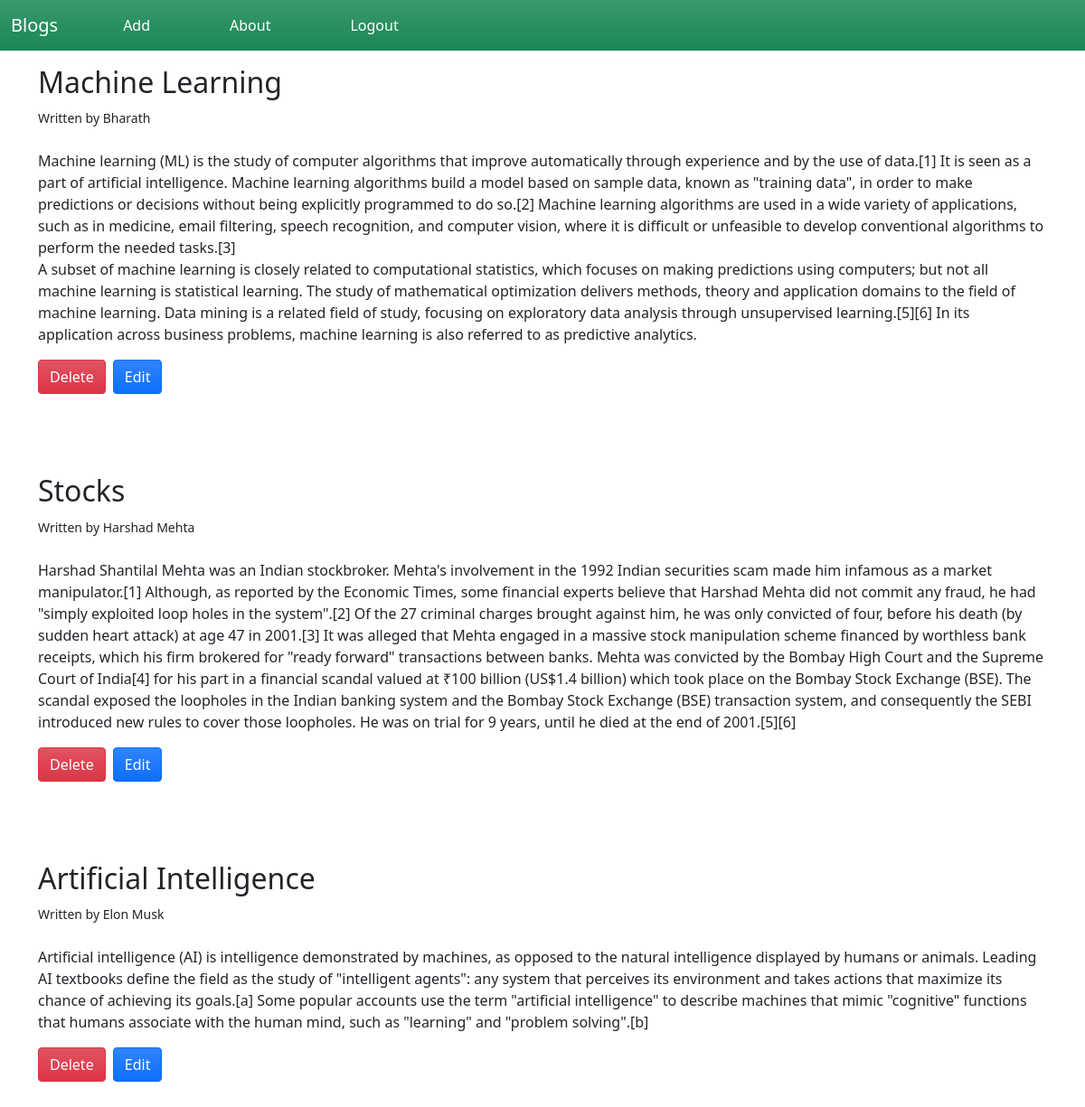
Screenshot of /home (signed in) with the database file from the repository.
### python file/main.py (models this page shows, shortened)
class BlogPost(db.Model):
    id = db.Column(db.Integer, primary_key=True)
    title = db.Column(db.String(30), nullable=False)
    author = db.Column(db.String(25), nullable=False, default="N.A")
    content = db.Column(db.String(200), nullable=False)

### python file/main.py (the view)
@app.route('/home', methods=['POST', 'GET'])
@login_required
def home():
    all_posts = BlogPost.query.all()
    return render_template('home.html', posts=all_posts)

### python file/main.py (called while the page is built)
@login_manager.user_loader
def load_user(user_id):
    return User.query.get(int(user_id))

### templates/home.html (shortened to what this page needs)
{% extends 'base.html' %}
{% block body %}
<nav class="navbar navbar-expand-lg navbar-dark bg-success bg-gradient">
    <div class="container-fluid">
      <a class="navbar-brand active " href={{ url_for('home') }}>Blogs</a>
      <div class="collapse navbar-collapse" id="navbarNavAltMarkup">
        <div class="navbar-nav">
          <a class="nav-link active mx-5" aria-current="page" href="/add">Add</a>
          <a class="nav-link active mx-4" href={{ url_for('about') }}>About</a>
          <a href={{ url_for('logout') }} class="nav-link active topnav-right mx-5">Logout</a>
        </div>
    </div>
  </nav>
{% for post in posts %}
<div class="container my-3">
  <h2>{{ post.title }}</h2>
  {% if post.author %}
    <small>Written by {{ post.author }}</small><br>
  {% else %}
    <small>Unknown</small>
  {% endif %}
  <br>
  <p style="white-space:pre-wrap">{{ post.content }}</p>
  <a href="/home/delete/{{post.id}}" class="btn btn-danger bg-gradient">Delete</a>
  <a href="/home/edit/{{post.id}}" class="btn btn-primary bg-gradient mx-1">Edit</a>
  <br>
  <br>
  <br>
  <br>
</div>
{% endfor %}
{% endblock body %}

### templates/base.html (shortened to what this page needs)
<!DOCTYPE html>
<html lang="en">
  <head>
    <link
      href="https://cdn.jsdelivr.net/npm/bootstrap@5.0.2/dist/css/bootstrap.min.css"
      rel="stylesheet"
    />
  </head>
  <body>
    {% block body %} {% endblock body %}
  </body>
</html>

### rows the page displays
BlogPost: title "Machine Learning", author "Bharath", content "Machine learning (ML) is the study of computer algorithms that improve automatically through experience and by the use of data.[1] It is seen as a part of artificial intelligence. Machine learning algorithms build a model based on sample data, known as \"training data\", in order to make predictions or decisions without being explicitly programmed to do so.[2] Machine learning algorithms are used in a wide variety of applications, such as in medicine, email filtering, speech recognition, and computer vision, where it is difficult or unfeasible to develop conventional algorithms to perform the needed tasks.[3] A subset of machine learning is closely related to computational statistics, which…"
BlogPost: title "Stocks", author "Harshad Mehta", content "Harshad Shantilal Mehta was an Indian stockbroker. Mehta's involvement in the 1992 Indian securities scam made him infamous as a market manipulator.[1] Although, as reported by the Economic Times, some financial experts believe that Harshad Mehta did not commit any fraud, he had \"simply exploited loop holes in the system\".[2] Of the 27 criminal charges brought against him, he was only convicted of four, before his death (by sudden heart attack) at age 47 in 2001.[3] It was alleged that Mehta engaged in a massive stock manipulation scheme financed by worthless bank receipts, which his firm brokered for \"ready forward\" transactions between banks. Mehta was convicted by the Bombay High Court…"
BlogPost: title "Artificial Intelligence", author "Elon Musk", content "Artificial intelligence (AI) is intelligence demonstrated by machines, as opposed to the natural intelligence displayed by humans or animals. Leading AI textbooks define the field as the study of \"intelligent agents\": any system that perceives its environment and takes actions that maximize its chance of achieving its goals.[a] Some popular accounts use the term \"artificial intelligence\" to describe machines that mimic \"cognitive\" functions that humans associate with the human mind, such as \"learning\" and \"problem solving\".[b]"
